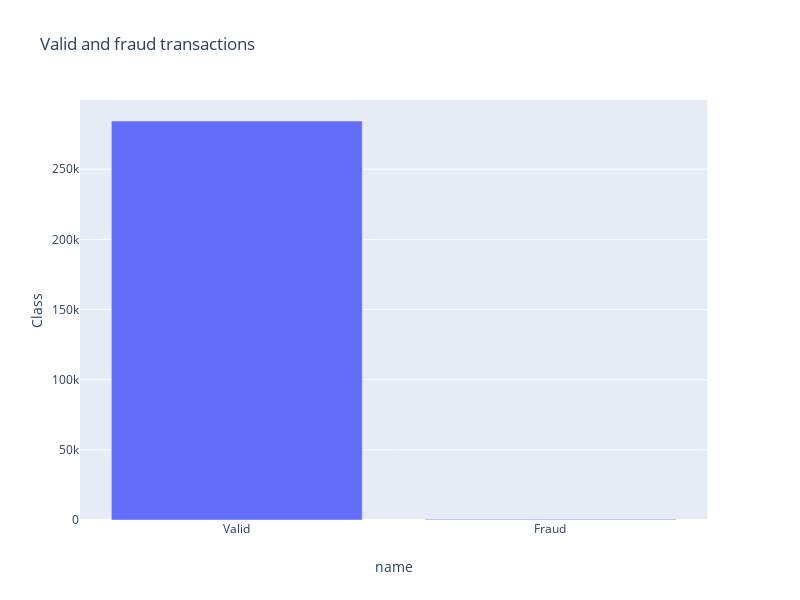

Source (notebook cell):
### Code cell
df_class = df["Class"].value_counts().reset_index()
df_class['name'] = df_class['index'].map({0: "Valid", 1: 'Fraud'})
px.bar(df_class, x='name' , y='Class', width=800, height=600, title="Valid and fraud transactions")

### Figure 1 — Plotly figure (JSON) as saved in the notebook; plotly's stock layout.template omitted (floating-point values rounded to 4 significant figures)
{"data": [{"alignmentgroup": "True", "hoverlabel": {"namelength": 0}, "hovertemplate": "name=%{x}<br>Class=%{y}", "legendgroup": "", "marker": {"color": "#636efa"}, "name": "", "offsetgroup": "", "orientation": "v", "showlegend": false, "textposition": "auto", "type": "bar", "x": ["Valid", "Fraud"], "xaxis": "x", "y": [284315, 492], "yaxis": "y"}], "layout": {"barmode": "relative", "height": 600, "legend": {"tracegroupgap": 0}, "title": {"text": "Valid and fraud transactions"}, "width": 800, "xaxis": {"anchor": "y", "domain": [0, 0.98], "title": {"text": "name"}}, "yaxis": {"anchor": "x", "domain": [0, 1], "title": {"text": "Class"}}}}
